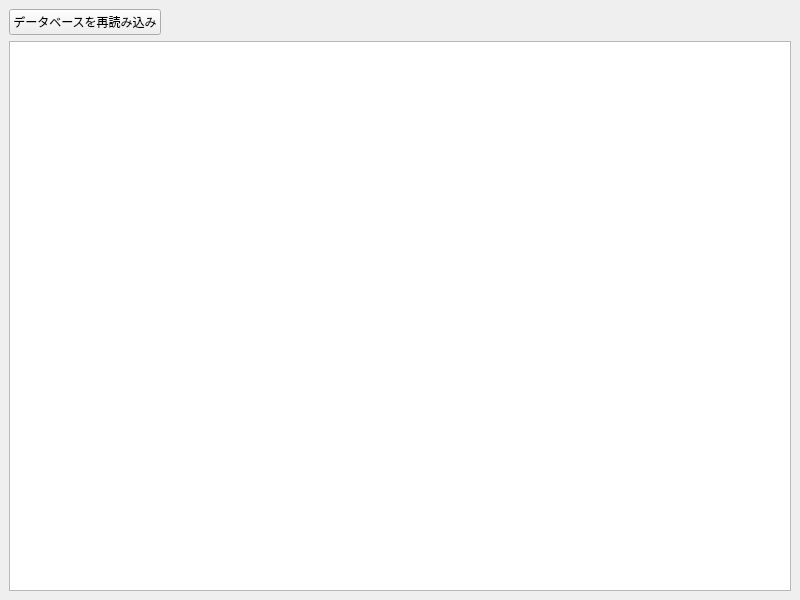
<?xml version="1.0" encoding="UTF-8"?>
<ui version="4.0">
 <class>ViewerMainWindow</class>
 <widget class="QMainWindow" name="ViewerMainWindow">
  <property name="geometry">
   <rect>
    <x>0</x>
    <y>0</y>
    <width>800</width>
    <height>600</height>
   </rect>
  </property>
  <property name="windowTitle">
   <string>Twitch Comment DB Viewer</string>
  </property>
  <widget class="QWidget" name="centralwidget">
   <layout class="QVBoxLayout" name="verticalLayout">
    <item>
     <layout class="QHBoxLayout" name="horizontalLayout">
      <item>
       <widget class="QPushButton" name="btnReload">
        <property name="text">
         <string>データベースを再読み込み</string>
        </property>
       </widget>
      </item>
      <item>
       <spacer name="horizontalSpacer">
        <property name="orientation">
         <enum>Qt::Horizontal</enum>
        </property>
        <property name="sizeHint" stdset="0">
         <size>
          <width>40</width>
          <height>20</height>
         </size>
        </property>
       </spacer>
      </item>
     </layout>
    </item>
    <item>
     <widget class="QTableView" name="tableView"/>
    </item>
   </layout>
  </widget>
 </widget>
 <resources/>
 <connections/>
</ui>
